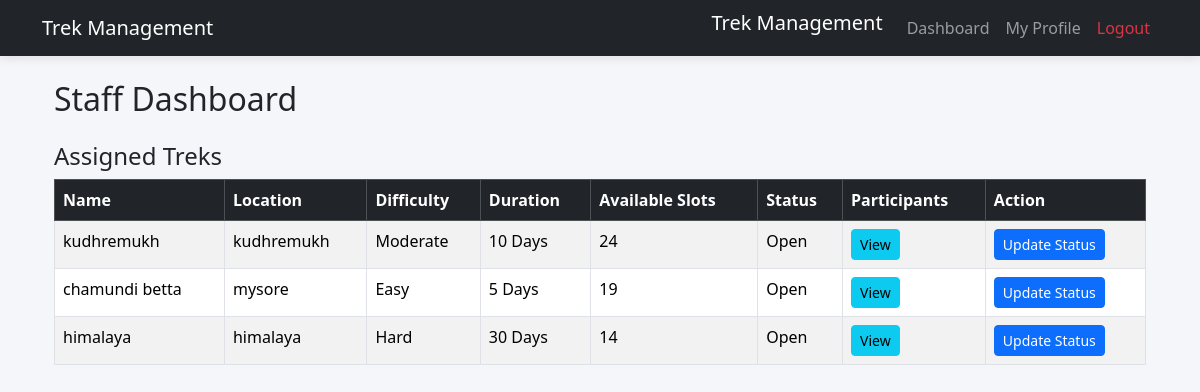
The page /staff (signed in) on the database its author committed.
### application/models.py (models this page shows, shortened)
class Trek(db.Model):
    __tablename__ = "treks"
    id = db.Column(db.Integer, primary_key=True)
    trek_name = db.Column(db.String(100), nullable=False)
    location = db.Column(db.String(100), nullable=False)
    difficulty = db.Column(db.String(20), nullable=False)
    duration = db.Column(db.Integer, nullable=False)
    available_slots = db.Column(db.Integer, nullable=False)
    assigned_staff_id = db.Column(
        db.Integer,
        db.ForeignKey("users.id"),
        nullable=True
    )
    status = db.Column(
        db.String(20),
        default="Pending"
    )
    start_date = db.Column(db.Date, nullable=False)
    end_date = db.Column(db.Date, nullable=False)
    staff = db.relationship("User", backref="assigned_treks")

### app.py (the view)
@app.route("/staff")
def staff_dashboard():
    if "user_id" not in session:
        return redirect("/login")
    if session["role"] != "staff":
        return "Access Denied"
    assigned_treks = Trek.query.filter_by(
        assigned_staff_id=session["user_id"]
    ).all()
    return render_template(
        "staff_dashboard.html",
        assigned_treks=assigned_treks
    )

### templates/staff_dashboard.html (shortened to what this page needs)
{% extends "base.html" %}
{% block content %}
<div class="container mt-4">
    <h2>Staff Dashboard</h2>
    <h4 class="mt-4">Assigned Treks</h4>
    <table class="table table-bordered table-striped">
        <thead class="table-dark">
            <tr>
                <th>Name</th>
                <th>Location</th>
                <th>Difficulty</th>
                <th>Duration</th>
                <th>Available Slots</th>
                <th>Status</th>
                <th>Participants</th>
                <th>Action</th>
            </tr>
        </thead>
        <tbody>
        {% for trek in assigned_treks %}
            <tr>
                <td>{{ trek.trek_name }}</td>
                <td>{{ trek.location }}</td>
                <td>{{ trek.difficulty }}</td>
                <td>{{ trek.duration }} Days</td>
                <td>{{ trek.available_slots }}</td>
                <td>{{ trek.status }}</td>
                <td>
                    <a href="{{ url_for('view_participants', trek_id=trek.id) }}"
                        class="btn btn-info btn-sm">
                        View
                    </a>
                </td>
                <td>
                    <a href="{{ url_for('update_trek_status', trek_id=trek.id) }}" class="btn btn-primary btn-sm">
                        Update Status
                    </a>
                </td>
            </tr>
        {% endfor %}
        </tbody>
    </table>
</div>
{% endblock %}

### static/css/style.css (style rules this page uses)
body { background:#f4f6f9; }

### rows shown on the page
Trek: trek_name "kudhremukh", location "kudhremukh", difficulty "Moderate", duration "10", available_slots "24", status "Open"
Trek: trek_name "chamundi betta", location "mysore", difficulty "Easy", duration "5", available_slots "19", status "Open"
Trek: trek_name "himalaya", location "himalaya", difficulty "Hard", duration "30", available_slots "14", status "Open"
